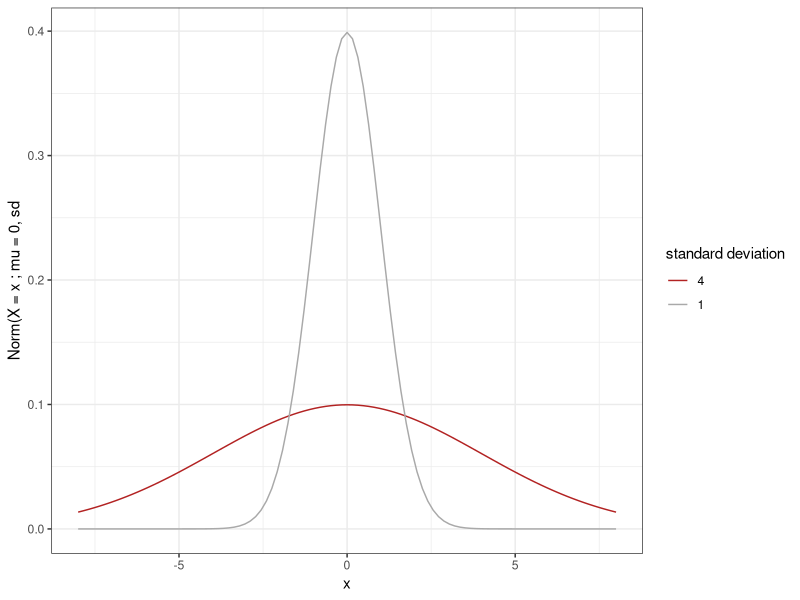
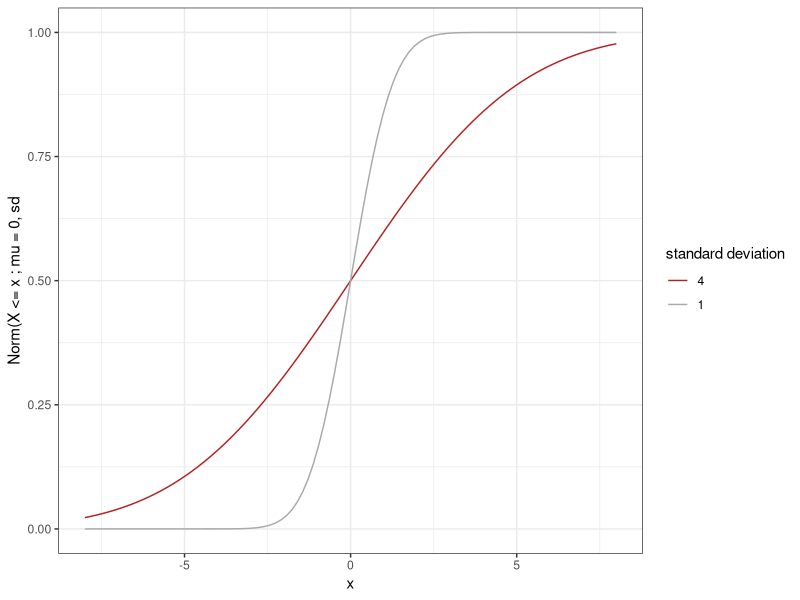
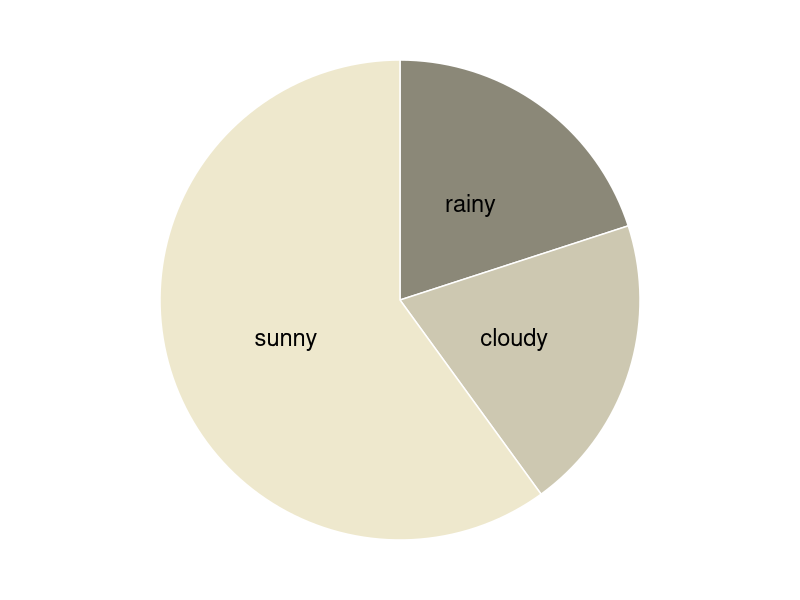
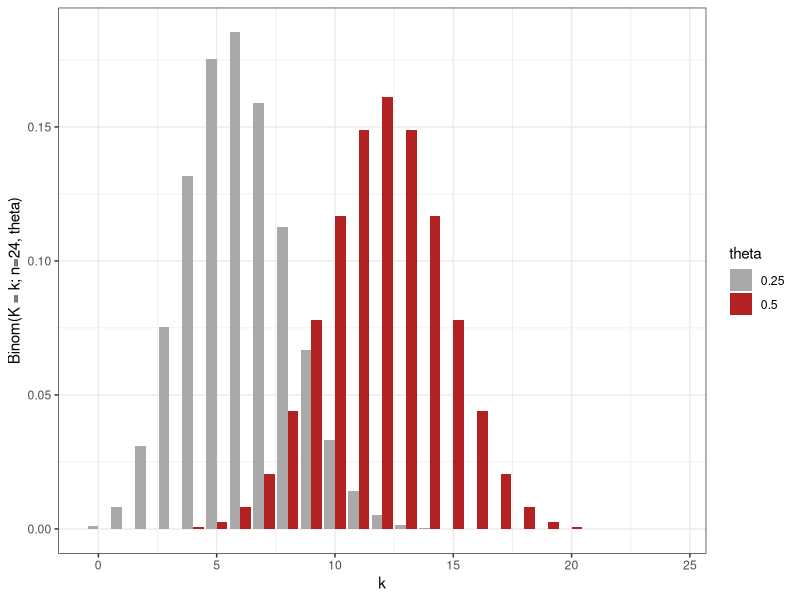
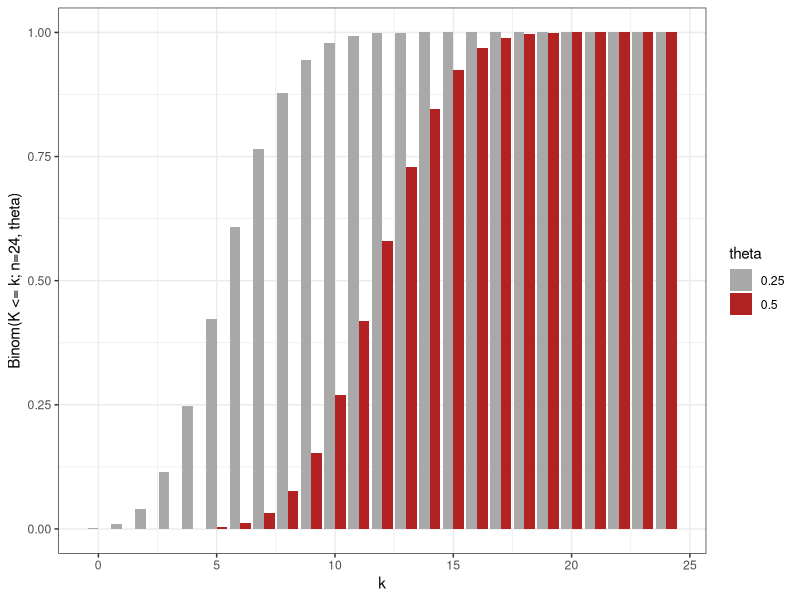
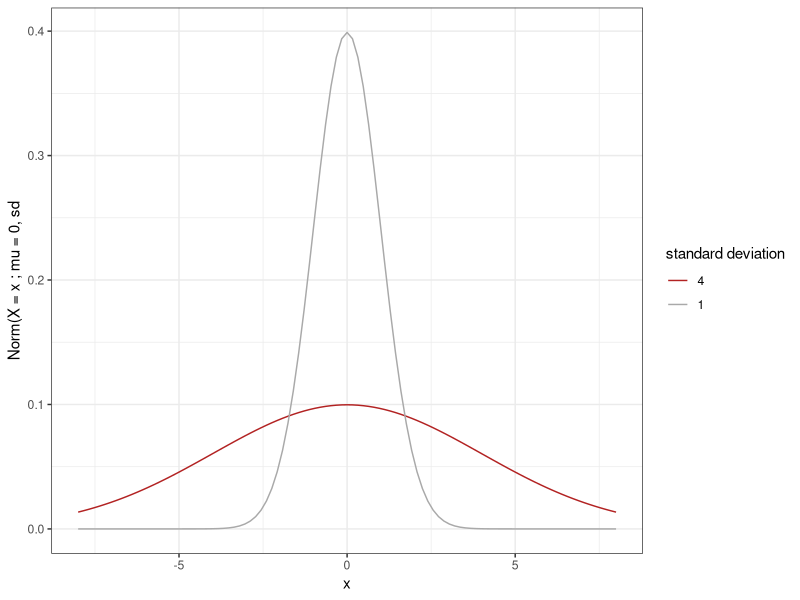
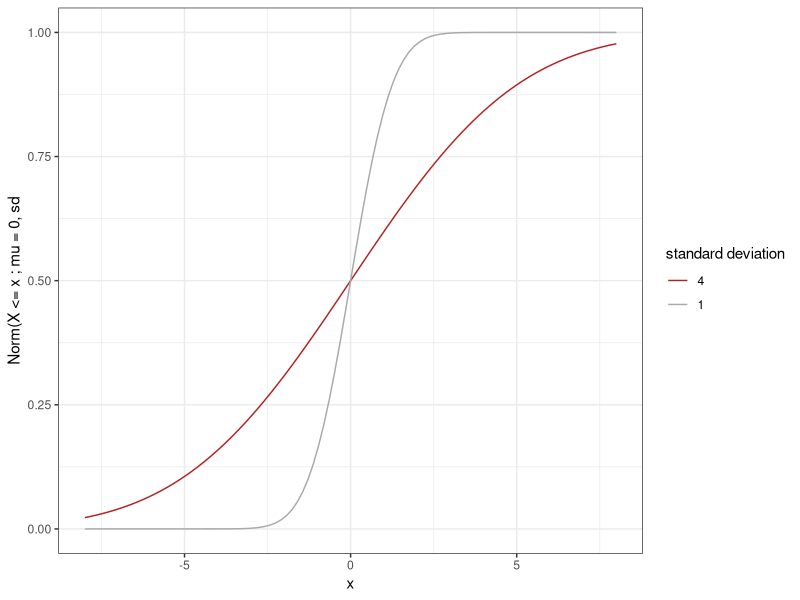
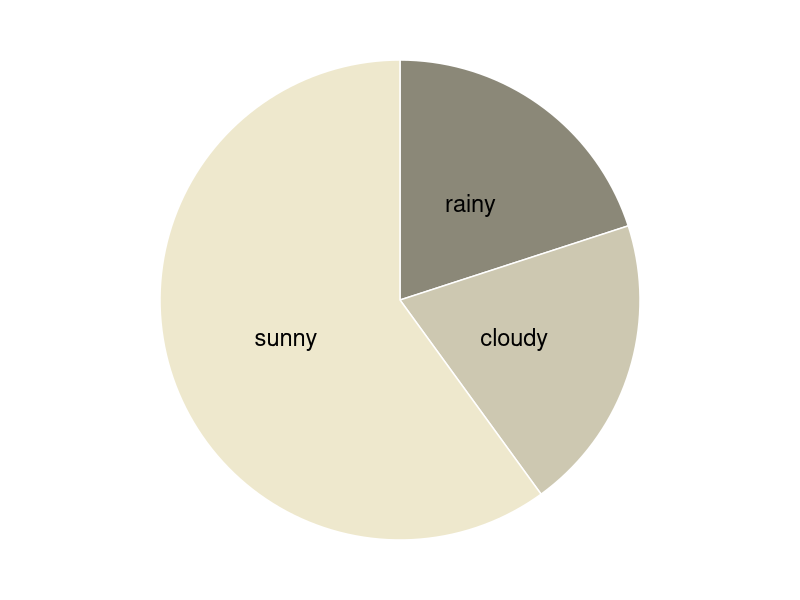

Generate these figures, in order, with R:
library(tidyverse)
theme_set(theme_bw() + theme(plot.background=element_blank()) )

# binomial distribution
binom.plot.data = expand.grid(n = 24, theta = c(0.25, 0.5), k = 0:24) %>% 
  mutate(probability = dbinom(k,n,theta), theta = as.factor(theta))
binom.plot = ggplot(binom.plot.data, aes(x = k, y = probability, fill = theta)) + 
  geom_bar(stat = "identity", position = "dodge") +
  scale_fill_manual(values = c("darkgrey", "firebrick")) + ylab("Binom(K = k; n=24, theta)")
ggsave(binom.plot,filename = "00-pics/05_00_binomial-distribution.pdf", width = 6, height = 3)


# cumulative distribution
binom.plot.data = expand.grid(n = 24, theta = c(0.25, 0.5), k = 0:24) %>% 
  mutate(probability = pbinom(k,n,theta), theta = as.factor(theta))
binom.plot.cumulative = ggplot(binom.plot.data, aes(x = k, y = probability, fill = theta)) + 
  geom_bar(stat = "identity", position = "dodge") +
  scale_fill_manual(values = c("darkgrey", "firebrick")) + ylab("Binom(K <= k; n=24, theta)")
ggsave(binom.plot.cumulative,filename = "00-pics/05_00_binomial-distribution-cumulative.pdf", width = 6, height = 3)


# normal distribution
normal.plot = ggplot(data.frame(x = c(-8, 8)), aes(x = x)) +
  stat_function(fun = function(x) dnorm(x, sd = 4), aes(color = "4")) +
  stat_function(fun = function(x) dnorm(x, sd = 1), aes(color = "1")) +
  scale_colour_manual("standard deviation", breaks = c("4", "1"), values = c("firebrick", "darkgrey")) +
  ylab("Norm(X = x ; mu = 0, sd")
normal.plot
ggsave(normal.plot,
       filename = "00-pics/05_01_normal-distribution.pdf", 
       width = 6, height = 3)

# normal distribution cumulative
normal.plot.cumulative = ggplot(data.frame(x = c(-8, 8)), aes(x = x)) +
  stat_function(fun = function(x) pnorm(x, sd = 4), aes(color = "4")) +
  stat_function(fun = function(x) pnorm(x, sd = 1), aes(color = "1")) +
  scale_colour_manual("standard deviation", breaks = c("4", "1"), values = c("firebrick", "darkgrey")) +
  ylab("Norm(X <= x ; mu = 0, sd")
normal.plot.cumulative
ggsave(normal.plot.cumulative,
       filename = "00-pics/05_01_normal-distribution-cumulative.pdf", 
       width = 6, height = 3)

# pie charts

# Create Data
data <- data.frame(
  group=factor(c('sunny', 'cloudy', 'rainy'), levels = c('sunny', 'cloudy', 'rainy')),
  value=c(6,2,2)
)

# compute label position
data <- data %>% 
  arrange(desc(group)) %>%
  mutate(prop = value / sum(data$value) *100) %>%
  mutate(ypos = cumsum(prop)- 0.5*prop )

# Basic piechart
ggplot(data, aes(x="", y=prop, fill=group)) +
  geom_bar(stat="identity", width=1, color="white") +
  coord_polar("y", start=0) +
  theme_void() + 
  theme(legend.position="none") +
  geom_text(aes(y = ypos, label = group), color = "black", size=6) +
  scale_fill_manual(values=c('cornsilk2', 'cornsilk3', 'cornsilk4'))
ggsave(
       filename = "00-pics/05_01_normal-distribution-cumulative.pdf", 
       width = 4, height = 4)

